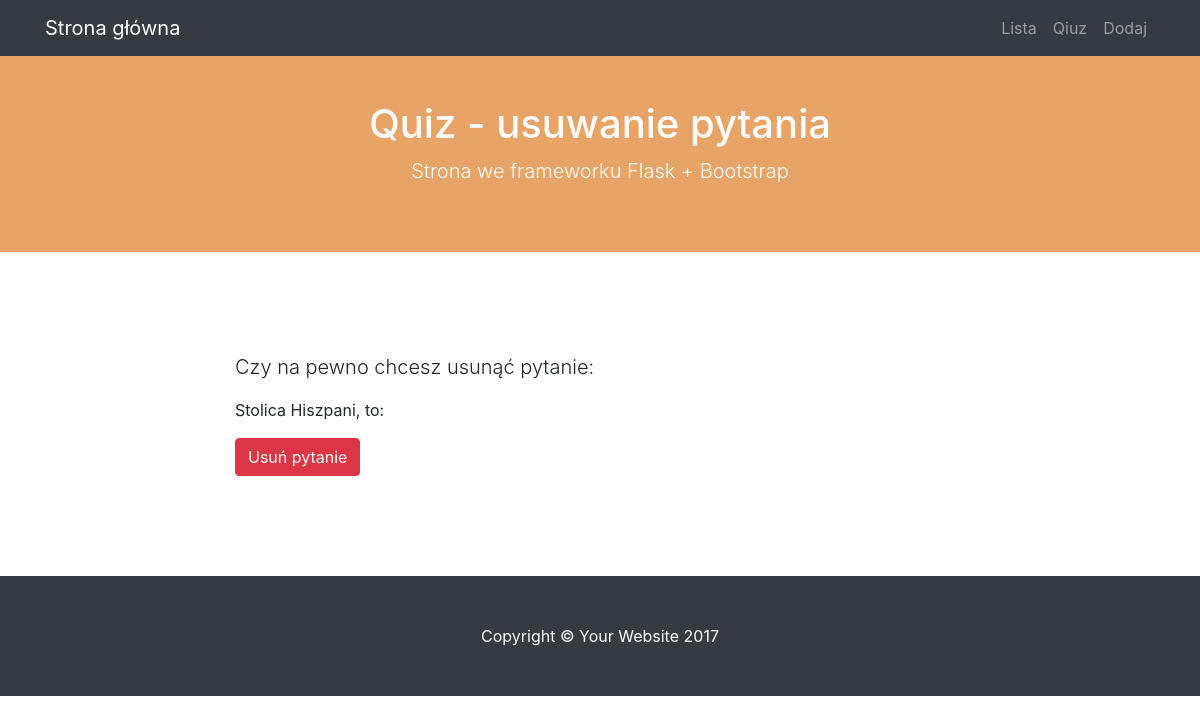
Before: /usun/1 with the older database file.
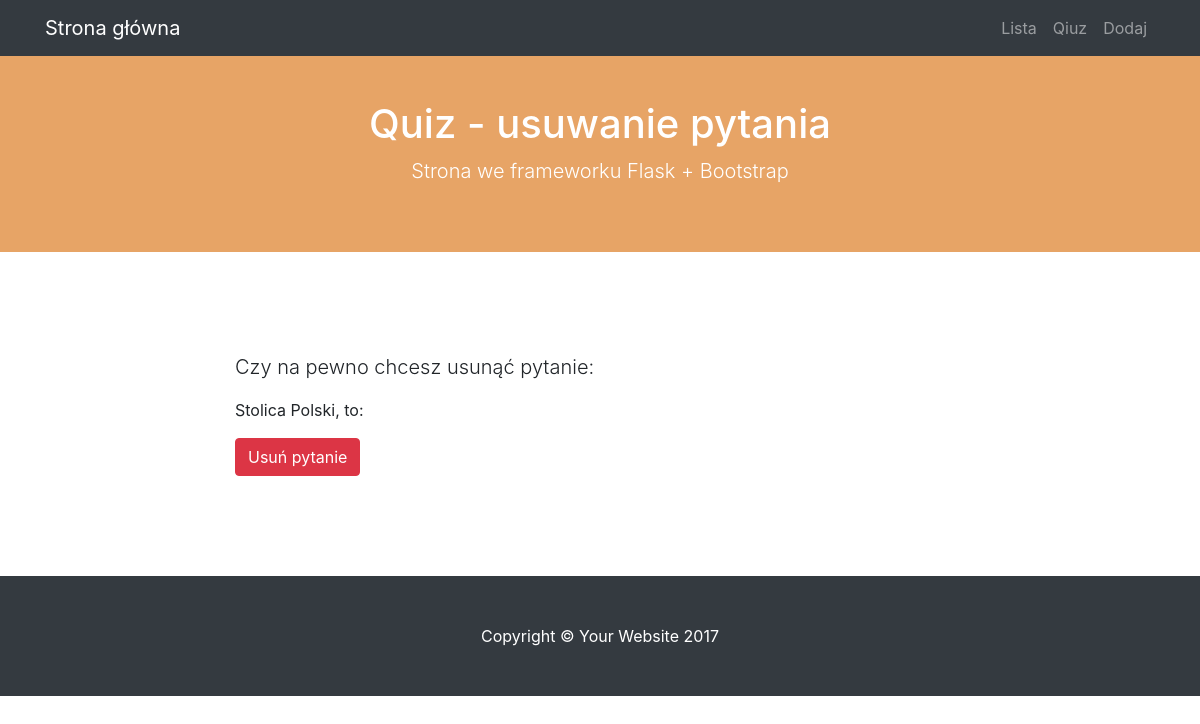
After: the same page with the newer database file.
### modele.py (models this page shows)
class BazaModel(Model):
    class Meta:
        database = baza

class Pytanie(BazaModel):
    pytanie = CharField(null=False)
    kategoria = ForeignKeyField(Kategoria, related_name='pytania')

### views.py (the view)
@app.route("/usun/<int:pid>", methods=['GET', 'POST'])
def usun(pid):
    p = get_or_404(pid)
    if request.method == "POST":
        flash("Usunięto pytanie: {}".format(p.pytanie))
        for o in Odpowiedz.select().where(Odpowiedz.pytanie == p.id):
            o.delete_instance()
        p.delete_instance()
        return redirect(url_for('lista'))
    return render_template('usun.html', pytanie=p)

### quiz.py (called while the page is built)
@app.before_request
def before_request():
    g.db = baza
    g.db.connect()

@app.after_request
def after_request(response):
    g.db.close()
    return response

### views.py (called while the page is built)
def get_or_404(pid):
    try:
        p = Pytanie.get_by_id(pid)
        return p
    except Pytanie.DoesNotExist:
        abort(404)

### templates/usun.html (shortened to what this page needs)
{% extends "szablon.html" %}
{% block h1 %}Quiz - usuwanie pytania{% endblock %}
{% block tresc %}
    <form method="POST" action="{{ url_for('usun', pid=pytanie.id) }}">
        <p class="lead">Czy na pewno chcesz usunąć pytanie:</p>
        <p>{{ pytanie.pytanie }}</p>
        <input type="submit" value="Usuń pytanie" class="btn btn-danger">
    </form>
{% endblock %}

Changed rows visible on the page:
changed Pytanie: pytanie "Stolica Hiszpani, to:" → "Stolica Polski, to:"
